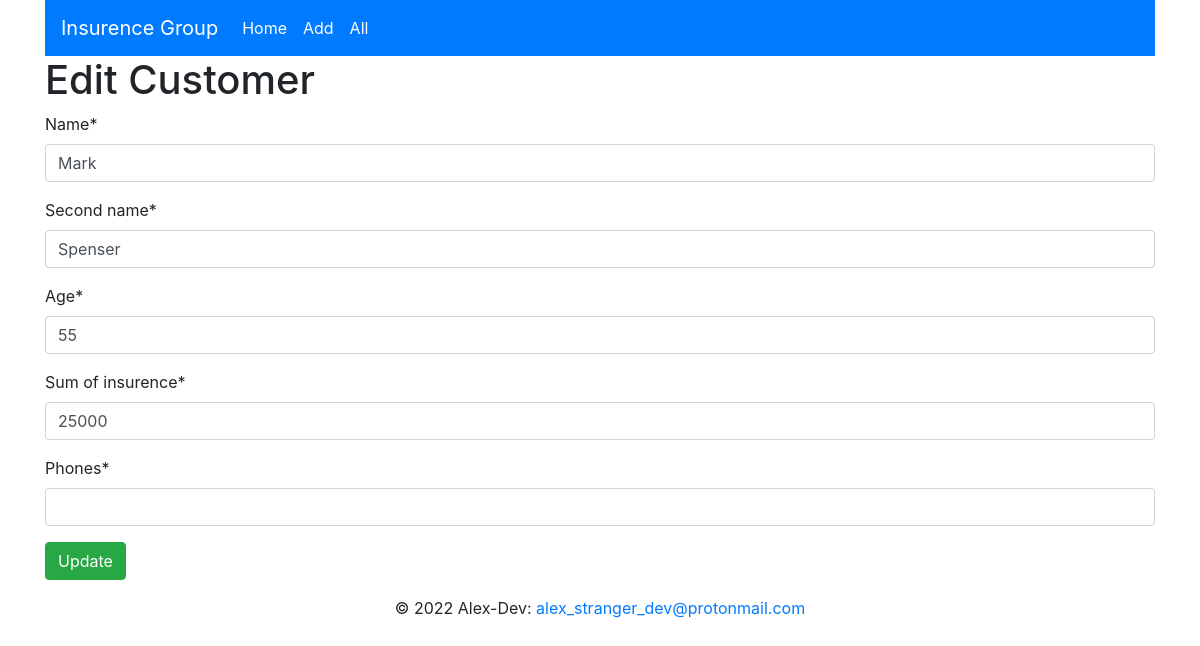
The app's page /edit/7 with its own data.
### client1/models.py (models this page shows, shortened)
class Persone(models.Model):
    name = models.CharField("Name", max_length=30, blank=False)
    second_name = models.CharField("Second name", max_length=35, blank=False, default=str)
    age = models.IntegerField("Age", default=0)
    sum_of_insurence = models.IntegerField("Sum of insurence", default=0)

### client1/views.py (the view, shortened to what this page needs)
# urls.py: path('edit/<int:pk>',EditFormView.as_view(), name='edit' ),
class EditFormView(UpdateView):
    template_name="../templates/edit_persone.html"
    form_class = CreatePersoneForm
    model = Persone
    success_url = reverse_lazy('home')

### client1/forms.py
class CreatePersoneForm(forms.ModelForm):
    phones = forms.CharField(widget=forms.TextInput())
    name = forms.CharField(widget=forms.TextInput())
    second_name = forms.CharField(widget=forms.TextInput())
    age = forms.IntegerField(widget=forms.TextInput())
    sum_of_insurence = forms.IntegerField(widget=forms.TextInput())
    class Meta:
        model = Persone
        fields = [
            'name',
            'second_name',
            'age',
            'sum_of_insurence',
            'phones'
        ]

### templates/edit_persone.html (shortened to what this page needs)
{% load crispy_forms_tags %}
<!DOCTYPE html>
<html lang="en">
<head>
    <link rel="stylesheet" href="https://cdn.jsdelivr.net/npm/bootstrap@4.5.3/dist/css/bootstrap.min.css">
</head>
<body>
    <div class="container">
        <nav class="navbar navbar-expand-lg navbar-dark bg-primary ">
            <a class="navbar-brand" href="{% url 'home' %}">Insurence Group</a>
            <div class="navbar-collapse" id="navbarText">
                <ul class="navbar-nav mr-auto">
                    <li class="nav-item active">
                        <a class="nav-link" href="{% url 'home' %}">Home <span class="sr-only">(current)</span></a>
                    </li>
                    <li class="nav-item active">
                        <a class="nav-link" href="{% url 'home' %}">Add <span class="sr-only">(current)</span></a>
                    </li>
                    <li class="nav-item active">
                        <a class="nav-link" href="{% url 'home' %}">All <span class="sr-only">(current)</span></a>
                    </li>
                </ul>
            </div>
        </nav>
        <h1>Edit Customer</h1>
        <form action="" method="post">
            {{ form|crispy }}
            <button type="submit" class="btn btn-success">Update</button>
        </form>
    </div>
    <footer class="page-footer font-small blue" >
        <div class="footer-copyright text-center py-3">© 2022 Alex-Dev:
            <a href="mailto:alex_stranger_dev@protonmail.com" class = "link">alex_stranger_dev@protonmail.com</a>
        </div>
    </footer>
</body>
</html>

### records on screen
Persone: name "Mark", second_name "Spenser", age "55", sum_of_insurence "25000"
